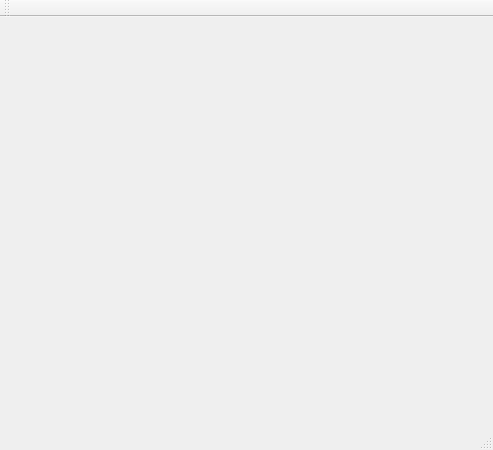
<?xml version="1.0" encoding="UTF-8"?>
<ui version="4.0">
 <class>MainWindow</class>
 <widget class="QMainWindow" name="MainWindow">
  <property name="geometry">
   <rect>
    <x>0</x>
    <y>0</y>
    <width>493</width>
    <height>450</height>
   </rect>
  </property>
  <property name="windowTitle">
   <string>MainWindow</string>
  </property>
  <property name="styleSheet">
   <string notr="true">color: rgb(87, 73, 73)</string>
  </property>
  <widget class="QWidget" name="centralWidget">
   <widget class="PanelUzytkownika" name="widget" native="true">
    <property name="geometry">
     <rect>
      <x>320</x>
      <y>30</y>
      <width>120</width>
      <height>291</height>
     </rect>
    </property>
    <property name="styleSheet">
     <string notr="true">color: &quot;blue&quot;</string>
    </property>
   </widget>
  </widget>
  <widget class="QMenuBar" name="menuBar">
   <property name="geometry">
    <rect>
     <x>0</x>
     <y>0</y>
     <width>493</width>
     <height>25</height>
    </rect>
   </property>
  </widget>
  <widget class="QToolBar" name="mainToolBar">
   <attribute name="toolBarArea">
    <enum>TopToolBarArea</enum>
   </attribute>
   <attribute name="toolBarBreak">
    <bool>false</bool>
   </attribute>
  </widget>
  <widget class="QStatusBar" name="statusBar"/>
 </widget>
 <layoutdefault spacing="6" margin="11"/>
 <customwidgets>
  <customwidget>
   <class>PanelUzytkownika</class>
   <extends>QWidget</extends>
   <header>paneluzytkownika.h</header>
   <container>1</container>
  </customwidget>
 </customwidgets>
 <resources/>
 <connections/>
</ui>
